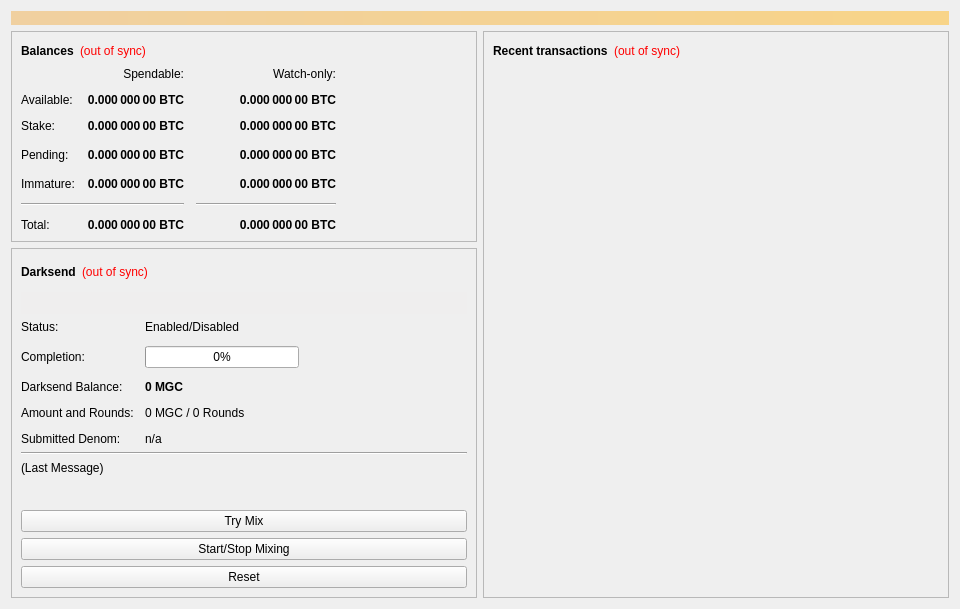
<?xml version="1.0" encoding="UTF-8"?>
<ui version="4.0">
 <class>OverviewPage</class>
 <widget class="QWidget" name="OverviewPage">
  <property name="geometry">
   <rect>
    <x>0</x>
    <y>0</y>
    <width>960</width>
    <height>594</height>
   </rect>
  </property>
  <property name="minimumSize">
   <size>
    <width>960</width>
    <height>0</height>
   </size>
  </property>
  <property name="windowTitle">
   <string>Form</string>
  </property>
  <layout class="QVBoxLayout" name="topLayout">
   <item>
    <widget class="QLabel" name="labelAlerts">
     <property name="visible">
      <bool>false</bool>
     </property>
     <property name="styleSheet">
      <string notr="true">background-color: qlineargradient(x1: 0, y1: 0, x2: 1, y2: 0, stop:0 #F0D0A0, stop:1 #F8D488); color:#000000;</string>
     </property>
     <property name="wordWrap">
      <bool>true</bool>
     </property>
     <property name="margin">
      <number>3</number>
     </property>
    </widget>
   </item>
   <item>
    <layout class="QHBoxLayout" name="horizontalLayout" stretch="1,1">
     <item>
      <layout class="QVBoxLayout" name="verticalLayout_2">
       <item>
        <widget class="QFrame" name="frame">
         <property name="frameShape">
          <enum>QFrame::StyledPanel</enum>
         </property>
         <property name="frameShadow">
          <enum>QFrame::Raised</enum>
         </property>
         <layout class="QVBoxLayout" name="verticalLayout_4">
          <item>
           <layout class="QHBoxLayout" name="horizontalLayout_4">
            <item>
             <widget class="QLabel" name="label_5">
              <property name="font">
               <font>
                <weight>75</weight>
                <bold>true</bold>
               </font>
              </property>
              <property name="text">
               <string>Balances</string>
              </property>
             </widget>
            </item>
            <item>
             <widget class="QLabel" name="labelWalletStatus">
              <property name="cursor">
               <cursorShape>WhatsThisCursor</cursorShape>
              </property>
              <property name="toolTip">
               <string>The displayed information may be out of date. Your wallet automatically synchronizes with the Mergecoin network after a connection is established, but this process has not completed yet.</string>
              </property>
              <property name="styleSheet">
               <string notr="true">QLabel { color: red; }</string>
              </property>
              <property name="text">
               <string notr="true">(out of sync)</string>
              </property>
              <property name="alignment">
               <set>Qt::AlignLeading|Qt::AlignLeft|Qt::AlignVCenter</set>
              </property>
             </widget>
            </item>
            <item>
             <spacer name="horizontalSpacer_3">
              <property name="orientation">
               <enum>Qt::Horizontal</enum>
              </property>
              <property name="sizeHint" stdset="0">
               <size>
                <width>40</width>
                <height>20</height>
               </size>
              </property>
             </spacer>
            </item>
           </layout>
          </item>
          <item>
           <layout class="QGridLayout" name="gridLayout">
            <property name="spacing">
             <number>12</number>
            </property>
            <item row="3" column="2">
             <widget class="QLabel" name="labelWatchPending">
              <property name="font">
               <font>
                <weight>75</weight>
                <bold>true</bold>
               </font>
              </property>
              <property name="cursor">
               <cursorShape>IBeamCursor</cursorShape>
              </property>
              <property name="toolTip">
               <string>Unconfirmed transactions to watch-only addresses</string>
              </property>
              <property name="text">
               <string notr="true">0.000 000 00 BTC</string>
              </property>
              <property name="alignment">
               <set>Qt::AlignRight|Qt::AlignTrailing|Qt::AlignVCenter</set>
              </property>
              <property name="textInteractionFlags">
               <set>Qt::LinksAccessibleByMouse|Qt::TextSelectableByKeyboard|Qt::TextSelectableByMouse</set>
              </property>
             </widget>
            </item>
            <item row="3" column="1">
             <widget class="QLabel" name="labelUnconfirmed">
              <property name="font">
               <font>
                <weight>75</weight>
                <bold>true</bold>
               </font>
              </property>
              <property name="cursor">
               <cursorShape>IBeamCursor</cursorShape>
              </property>
              <property name="toolTip">
               <string>Total of transactions that have yet to be confirmed, and do not yet count toward the spendable balance</string>
              </property>
              <property name="text">
               <string notr="true">0.000 000 00 BTC</string>
              </property>
              <property name="alignment">
               <set>Qt::AlignRight|Qt::AlignTrailing|Qt::AlignVCenter</set>
              </property>
              <property name="textInteractionFlags">
               <set>Qt::LinksAccessibleByMouse|Qt::TextSelectableByKeyboard|Qt::TextSelectableByMouse</set>
              </property>
             </widget>
            </item>
            <item row="4" column="2">
             <widget class="QLabel" name="labelWatchImmature">
              <property name="font">
               <font>
                <weight>75</weight>
                <bold>true</bold>
               </font>
              </property>
              <property name="cursor">
               <cursorShape>IBeamCursor</cursorShape>
              </property>
              <property name="toolTip">
               <string>Mined balance in watch-only addresses that has not yet matured</string>
              </property>
              <property name="text">
               <string notr="true">0.000 000 00 BTC</string>
              </property>
              <property name="alignment">
               <set>Qt::AlignRight|Qt::AlignTrailing|Qt::AlignVCenter</set>
              </property>
              <property name="textInteractionFlags">
               <set>Qt::LinksAccessibleByMouse|Qt::TextSelectableByKeyboard|Qt::TextSelectableByMouse</set>
              </property>
             </widget>
            </item>
            <item row="5" column="0" colspan="2">
             <widget class="Line" name="lineSpendableBalance">
              <property name="orientation">
               <enum>Qt::Horizontal</enum>
              </property>
             </widget>
            </item>
            <item row="5" column="2">
             <widget class="Line" name="lineWatchBalance">
              <property name="sizePolicy">
               <sizepolicy hsizetype="Preferred" vsizetype="Fixed">
                <horstretch>0</horstretch>
                <verstretch>0</verstretch>
               </sizepolicy>
              </property>
              <property name="minimumSize">
               <size>
                <width>140</width>
                <height>0</height>
               </size>
              </property>
              <property name="orientation">
               <enum>Qt::Horizontal</enum>
              </property>
             </widget>
            </item>
            <item row="6" column="0">
             <widget class="QLabel" name="labelTotalText">
              <property name="text">
               <string>Total:</string>
              </property>
             </widget>
            </item>
            <item row="4" column="1">
             <widget class="QLabel" name="labelImmature">
              <property name="font">
               <font>
                <weight>75</weight>
                <bold>true</bold>
               </font>
              </property>
              <property name="cursor">
               <cursorShape>IBeamCursor</cursorShape>
              </property>
              <property name="toolTip">
               <string>Mined balance that has not yet matured</string>
              </property>
              <property name="text">
               <string notr="true">0.000 000 00 BTC</string>
              </property>
              <property name="alignment">
               <set>Qt::AlignRight|Qt::AlignTrailing|Qt::AlignVCenter</set>
              </property>
              <property name="textInteractionFlags">
               <set>Qt::LinksAccessibleByMouse|Qt::TextSelectableByKeyboard|Qt::TextSelectableByMouse</set>
              </property>
             </widget>
            </item>
            <item row="3" column="3">
             <spacer name="horizontalSpacer_2">
              <property name="orientation">
               <enum>Qt::Horizontal</enum>
              </property>
              <property name="sizeHint" stdset="0">
               <size>
                <width>40</width>
                <height>20</height>
               </size>
              </property>
             </spacer>
            </item>
            <item row="4" column="0">
             <widget class="QLabel" name="labelImmatureText">
              <property name="text">
               <string>Immature:</string>
              </property>
             </widget>
            </item>
            <item row="6" column="1">
             <widget class="QLabel" name="labelTotal">
              <property name="font">
               <font>
                <weight>75</weight>
                <bold>true</bold>
               </font>
              </property>
              <property name="cursor">
               <cursorShape>IBeamCursor</cursorShape>
              </property>
              <property name="toolTip">
               <string>Your current total balance</string>
              </property>
              <property name="text">
               <string notr="true">0.000 000 00 BTC</string>
              </property>
              <property name="alignment">
               <set>Qt::AlignRight|Qt::AlignTrailing|Qt::AlignVCenter</set>
              </property>
              <property name="textInteractionFlags">
               <set>Qt::LinksAccessibleByMouse|Qt::TextSelectableByKeyboard|Qt::TextSelectableByMouse</set>
              </property>
             </widget>
            </item>
            <item row="6" column="2">
             <widget class="QLabel" name="labelWatchTotal">
              <property name="font">
               <font>
                <weight>75</weight>
                <bold>true</bold>
               </font>
              </property>
              <property name="cursor">
               <cursorShape>IBeamCursor</cursorShape>
              </property>
              <property name="toolTip">
               <string>Current total balance in watch-only addresses</string>
              </property>
              <property name="text">
               <string notr="true">0.000 000 00 BTC</string>
              </property>
              <property name="alignment">
               <set>Qt::AlignRight|Qt::AlignTrailing|Qt::AlignVCenter</set>
              </property>
              <property name="textInteractionFlags">
               <set>Qt::LinksAccessibleByMouse|Qt::TextSelectableByKeyboard|Qt::TextSelectableByMouse</set>
              </property>
             </widget>
            </item>
            <item row="0" column="2">
             <widget class="QLabel" name="labelWatchonly">
              <property name="text">
               <string>Watch-only:</string>
              </property>
              <property name="alignment">
               <set>Qt::AlignRight|Qt::AlignTrailing|Qt::AlignVCenter</set>
              </property>
             </widget>
            </item>
            <item row="1" column="0">
             <widget class="QLabel" name="labelBalanceText">
              <property name="text">
               <string>Available:</string>
              </property>
             </widget>
            </item>
            <item row="1" column="1">
             <widget class="QLabel" name="labelBalance">
              <property name="font">
               <font>
                <weight>75</weight>
                <bold>true</bold>
               </font>
              </property>
              <property name="cursor">
               <cursorShape>IBeamCursor</cursorShape>
              </property>
              <property name="toolTip">
               <string>Your current spendable balance</string>
              </property>
              <property name="text">
               <string notr="true">0.000 000 00 BTC</string>
              </property>
              <property name="alignment">
               <set>Qt::AlignRight|Qt::AlignTrailing|Qt::AlignVCenter</set>
              </property>
              <property name="textInteractionFlags">
               <set>Qt::LinksAccessibleByMouse|Qt::TextSelectableByKeyboard|Qt::TextSelectableByMouse</set>
              </property>
             </widget>
            </item>
            <item row="2" column="0">
             <widget class="QLabel" name="label_10">
              <property name="text">
               <string>Stake:</string>
              </property>
             </widget>
            </item>
            <item row="2" column="1">
             <widget class="QLabel" name="labelStake">
              <property name="font">
               <font>
                <weight>75</weight>
                <bold>true</bold>
               </font>
              </property>
              <property name="cursor">
               <cursorShape>IBeamCursor</cursorShape>
              </property>
              <property name="toolTip">
               <string>Total of coins that was staked, and do not yet count toward the current balance</string>
              </property>
              <property name="text">
               <string notr="true">0.000 000 00 BTC</string>
              </property>
              <property name="alignment">
               <set>Qt::AlignRight|Qt::AlignTrailing|Qt::AlignVCenter</set>
              </property>
              <property name="textInteractionFlags">
               <set>Qt::LinksAccessibleByMouse|Qt::TextSelectableByKeyboard|Qt::TextSelectableByMouse</set>
              </property>
             </widget>
            </item>
            <item row="2" column="2">
             <widget class="QLabel" name="labelWatchStake">
              <property name="font">
               <font>
                <weight>75</weight>
                <bold>true</bold>
               </font>
              </property>
              <property name="cursor">
               <cursorShape>IBeamCursor</cursorShape>
              </property>
              <property name="toolTip">
               <string>Total of coins that was staked in watch-only addresses, and do not yet count toward the current watch-only balance</string>
              </property>
              <property name="text">
               <string notr="true">0.000 000 00 BTC</string>
              </property>
              <property name="alignment">
               <set>Qt::AlignRight|Qt::AlignTrailing|Qt::AlignVCenter</set>
              </property>
              <property name="textInteractionFlags">
               <set>Qt::LinksAccessibleByMouse|Qt::TextSelectableByKeyboard|Qt::TextSelectableByMouse</set>
              </property>
             </widget>
            </item>
            <item row="1" column="2">
             <widget class="QLabel" name="labelWatchAvailable">
              <property name="font">
               <font>
                <weight>75</weight>
                <bold>true</bold>
               </font>
              </property>
              <property name="cursor">
               <cursorShape>IBeamCursor</cursorShape>
              </property>
              <property name="toolTip">
               <string>Your current balance in watch-only addresses</string>
              </property>
              <property name="text">
               <string notr="true">0.000 000 00 BTC</string>
              </property>
              <property name="alignment">
               <set>Qt::AlignRight|Qt::AlignTrailing|Qt::AlignVCenter</set>
              </property>
              <property name="textInteractionFlags">
               <set>Qt::LinksAccessibleByMouse|Qt::TextSelectableByKeyboard|Qt::TextSelectableByMouse</set>
              </property>
             </widget>
            </item>
            <item row="3" column="0">
             <widget class="QLabel" name="labelPendingText">
              <property name="text">
               <string>Pending:</string>
              </property>
             </widget>
            </item>
            <item row="0" column="1">
             <widget class="QLabel" name="labelSpendable">
              <property name="text">
               <string>Spendable:</string>
              </property>
              <property name="alignment">
               <set>Qt::AlignRight|Qt::AlignTrailing|Qt::AlignVCenter</set>
              </property>
             </widget>
            </item>
           </layout>
          </item>
         </layout>
        </widget>
       </item>
       <item>
        <widget class="QFrame" name="frameDarksend">
         <property name="sizePolicy">
          <sizepolicy hsizetype="Expanding" vsizetype="Expanding">
           <horstretch>0</horstretch>
           <verstretch>0</verstretch>
          </sizepolicy>
         </property>
         <property name="minimumSize">
          <size>
           <width>0</width>
           <height>350</height>
          </size>
         </property>
         <property name="layoutDirection">
          <enum>Qt::LeftToRight</enum>
         </property>
         <property name="frameShape">
          <enum>QFrame::StyledPanel</enum>
         </property>
         <property name="frameShadow">
          <enum>QFrame::Raised</enum>
         </property>
         <layout class="QVBoxLayout" name="verticalLayout_5">
          <item>
           <layout class="QHBoxLayout" name="horizontalLayout_5">
            <item>
             <widget class="QLabel" name="label_2">
              <property name="font">
               <font>
                <weight>75</weight>
                <bold>true</bold>
               </font>
              </property>
              <property name="text">
               <string>Darksend</string>
              </property>
             </widget>
            </item>
            <item>
             <widget class="QLabel" name="labelDarksendSyncStatus">
              <property name="toolTip">
               <string>The displayed information may be out of date. Your wallet automatically synchronizes with the Mergecoin network after a connection is established, but this process has not completed yet.</string>
              </property>
              <property name="styleSheet">
               <string notr="true">QLabel { color: red; }</string>
              </property>
              <property name="text">
               <string notr="true">(out of sync)</string>
              </property>
              <property name="alignment">
               <set>Qt::AlignLeading|Qt::AlignLeft|Qt::AlignVCenter</set>
              </property>
             </widget>
            </item>
            <item>
             <spacer name="horizontalSpacer_4">
              <property name="orientation">
               <enum>Qt::Horizontal</enum>
              </property>
              <property name="sizeHint" stdset="0">
               <size>
                <width>40</width>
                <height>20</height>
               </size>
              </property>
             </spacer>
            </item>
           </layout>
          </item>
          <item>
           <widget class="QPushButton" name="runAutoDenom">
            <property name="palette">
             <palette>
              <active>
               <colorrole role="WindowText">
                <brush brushstyle="SolidPattern">
                 <color alpha="255">
                  <red>0</red>
                  <green>0</green>
                  <blue>0</blue>
                 </color>
                </brush>
               </colorrole>
               <colorrole role="Button">
                <brush brushstyle="SolidPattern">
                 <color alpha="255">
                  <red>239</red>
                  <green>238</green>
                  <blue>238</blue>
                 </color>
                </brush>
               </colorrole>
               <colorrole role="Light">
                <brush brushstyle="SolidPattern">
                 <color alpha="255">
                  <red>255</red>
                  <green>255</green>
                  <blue>255</blue>
                 </color>
                </brush>
               </colorrole>
               <colorrole role="Midlight">
                <brush brushstyle="SolidPattern">
                 <color alpha="255">
                  <red>247</red>
                  <green>246</green>
                  <blue>246</blue>
                 </color>
                </brush>
               </colorrole>
               <colorrole role="Dark">
                <brush brushstyle="SolidPattern">
                 <color alpha="255">
                  <red>119</red>
                  <green>119</green>
                  <blue>119</blue>
                 </color>
                </brush>
               </colorrole>
               <colorrole role="Mid">
                <brush brushstyle="SolidPattern">
                 <color alpha="255">
                  <red>159</red>
                  <green>159</green>
                  <blue>159</blue>
                 </color>
                </brush>
               </colorrole>
               <colorrole role="Text">
                <brush brushstyle="SolidPattern">
                 <color alpha="255">
                  <red>0</red>
                  <green>0</green>
                  <blue>0</blue>
                 </color>
                </brush>
               </colorrole>
               <colorrole role="BrightText">
                <brush brushstyle="SolidPattern">
                 <color alpha="255">
                  <red>255</red>
                  <green>255</green>
                  <blue>255</blue>
                 </color>
                </brush>
               </colorrole>
               <colorrole role="ButtonText">
                <brush brushstyle="SolidPattern">
                 <color alpha="255">
                  <red>0</red>
                  <green>0</green>
                  <blue>0</blue>
                 </color>
                </brush>
               </colorrole>
               <colorrole role="Base">
                <brush brushstyle="SolidPattern">
                 <color alpha="255">
                  <red>255</red>
                  <green>255</green>
                  <blue>255</blue>
                 </color>
                </brush>
               </colorrole>
               <colorrole role="Window">
                <brush brushstyle="SolidPattern">
                 <color alpha="255">
                  <red>239</red>
                  <green>238</green>
                  <blue>238</blue>
                 </color>
                </brush>
               </colorrole>
               <colorrole role="Shadow">
                <brush brushstyle="SolidPattern">
                 <color alpha="255">
                  <red>0</red>
                  <green>0</green>
                  <blue>0</blue>
                 </color>
                </brush>
               </colorrole>
               <colorrole role="AlternateBase">
                <brush brushstyle="SolidPattern">
                 <color alpha="255">
                  <red>247</red>
                  <green>246</green>
                  <blue>246</blue>
                 </color>
                </brush>
               </colorrole>
               <colorrole role="ToolTipBase">
                <brush brushstyle="SolidPattern">
                 <color alpha="255">
                  <red>255</red>
                  <green>255</green>
                  <blue>220</blue>
                 </color>
                </brush>
               </colorrole>
               <colorrole role="ToolTipText">
                <brush brushstyle="SolidPattern">
                 <color alpha="255">
                  <red>0</red>
                  <green>0</green>
                  <blue>0</blue>
                 </color>
                </brush>
               </colorrole>
              </active>
              <inactive>
               <colorrole role="WindowText">
                <brush brushstyle="SolidPattern">
                 <color alpha="255">
                  <red>0</red>
                  <green>0</green>
                  <blue>0</blue>
                 </color>
                </brush>
               </colorrole>
               <colorrole role="Button">
                <brush brushstyle="SolidPattern">
                 <color alpha="255">
                  <red>239</red>
                  <green>238</green>
                  <blue>238</blue>
                 </color>
                </brush>
               </colorrole>
               <colorrole role="Light">
                <brush brushstyle="SolidPattern">
                 <color alpha="255">
                  <red>255</red>
                  <green>255</green>
                  <blue>255</blue>
                 </color>
                </brush>
               </colorrole>
               <colorrole role="Midlight">
                <brush brushstyle="SolidPattern">
                 <color alpha="255">
                  <red>247</red>
                  <green>246</green>
                  <blue>246</blue>
                 </color>
                </brush>
               </colorrole>
               <colorrole role="Dark">
                <brush brushstyle="SolidPattern">
                 <color alpha="255">
                  <red>119</red>
                  <green>119</green>
                  <blue>119</blue>
                 </color>
                </brush>
               </colorrole>
               <colorrole role="Mid">
                <brush brushstyle="SolidPattern">
                 <color alpha="255">
                  <red>159</red>
                  <green>159</green>
                  <blue>159</blue>
                 </color>
                </brush>
               </colorrole>
               <colorrole role="Text">
                <brush brushstyle="SolidPattern">
                 <color alpha="255">
                  <red>0</red>
                  <green>0</green>
                  <blue>0</blue>
                 </color>
                </brush>
               </colorrole>
               <colorrole role="BrightText">
                <brush brushstyle="SolidPattern">
                 <color alpha="255">
                  <red>255</red>
                  <green>255</green>
                  <blue>255</blue>
                 </color>
                </brush>
               </colorrole>
               <colorrole role="ButtonText">
                <brush brushstyle="SolidPattern">
                 <color alpha="255">
                  <red>0</red>
                  <green>0</green>
                  <blue>0</blue>
                 </color>
                </brush>
               </colorrole>
               <colorrole role="Base">
                <brush brushstyle="SolidPattern">
                 <color alpha="255">
                  <red>255</red>
                  <green>255</green>
                  <blue>255</blue>
                 </color>
                </brush>
               </colorrole>
               <colorrole role="Window">
                <brush brushstyle="SolidPattern">
                 <color alpha="255">
                  <red>239</red>
                  <green>238</green>
                  <blue>238</blue>
                 </color>
                </brush>
               </colorrole>
               <colorrole role="Shadow">
                <brush brushstyle="SolidPattern">
                 <color alpha="255">
                  <red>0</red>
                  <green>0</green>
                  <blue>0</blue>
                 </color>
                </brush>
               </colorrole>
               <colorrole role="AlternateBase">
                <brush brushstyle="SolidPattern">
                 <color alpha="255">
                  <red>247</red>
                  <green>246</green>
                  <blue>246</blue>
                 </color>
                </brush>
               </colorrole>
               <colorrole role="ToolTipBase">
                <brush brushstyle="SolidPattern">
                 <color alpha="255">
                  <red>255</red>
                  <green>255</green>
                  <blue>220</blue>
                 </color>
                </brush>
               </colorrole>
               <colorrole role="ToolTipText">
                <brush brushstyle="SolidPattern">
                 <color alpha="255">
                  <red>0</red>
                  <green>0</green>
                  <blue>0</blue>
                 </color>
                </brush>
               </colorrole>
              </inactive>
              <disabled>
               <colorrole role="WindowText">
                <brush brushstyle="SolidPattern">
                 <color alpha="255">
                  <red>119</red>
                  <green>119</green>
                  <blue>119</blue>
                 </color>
                </brush>
               </colorrole>
               <colorrole role="Button">
                <brush brushstyle="SolidPattern">
                 <color alpha="255">
                  <red>239</red>
                  <green>238</green>
                  <blue>238</blue>
                 </color>
                </brush>
               </colorrole>
               <colorrole role="Light">
                <brush brushstyle="SolidPattern">
                 <color alpha="255">
                  <red>255</red>
                  <green>255</green>
                  <blue>255</blue>
                 </color>
                </brush>
               </colorrole>
               <colorrole role="Midlight">
                <brush brushstyle="SolidPattern">
                 <color alpha="255">
                  <red>247</red>
                  <green>246</green>
                  <blue>246</blue>
                 </color>
                </brush>
               </colorrole>
               <colorrole role="Dark">
                <brush brushstyle="SolidPattern">
                 <color alpha="255">
                  <red>119</red>
                  <green>119</green>
                  <blue>119</blue>
                 </color>
                </brush>
               </colorrole>
               <colorrole role="Mid">
                <brush brushstyle="SolidPattern">
                 <color alpha="255">
                  <red>159</red>
                  <green>159</green>
                  <blue>159</blue>
                 </color>
                </brush>
               </colorrole>
               <colorrole role="Text">
                <brush brushstyle="SolidPattern">
                 <color alpha="255">
                  <red>119</red>
                  <green>119</green>
                  <blue>119</blue>
                 </color>
                </brush>
               </colorrole>
               <colorrole role="BrightText">
                <brush brushstyle="SolidPattern">
                 <color alpha="255">
                  <red>255</red>
                  <green>255</green>
                  <blue>255</blue>
                 </color>
                </brush>
               </colorrole>
               <colorrole role="ButtonText">
                <brush brushstyle="SolidPattern">
                 <color alpha="255">
                  <red>119</red>
                  <green>119</green>
                  <blue>119</blue>
                 </color>
                </brush>
               </colorrole>
               <colorrole role="Base">
                <brush brushstyle="SolidPattern">
                 <color alpha="255">
                  <red>239</red>
                  <green>238</green>
                  <blue>238</blue>
                 </color>
                </brush>
               </colorrole>
               <colorrole role="Window">
                <brush brushstyle="SolidPattern">
                 <color alpha="255">
                  <red>239</red>
                  <green>238</green>
                  <blue>238</blue>
                 </color>
                </brush>
               </colorrole>
               <colorrole role="Shadow">
                <brush brushstyle="SolidPattern">
                 <color alpha="255">
                  <red>0</red>
                  <green>0</green>
                  <blue>0</blue>
                 </color>
                </brush>
               </colorrole>
               <colorrole role="AlternateBase">
                <brush brushstyle="SolidPattern">
                 <color alpha="255">
                  <red>239</red>
                  <green>238</green>
                  <blue>238</blue>
                 </color>
                </brush>
               </colorrole>
               <colorrole role="ToolTipBase">
                <brush brushstyle="SolidPattern">
                 <color alpha="255">
                  <red>255</red>
                  <green>255</green>
                  <blue>220</blue>
                 </color>
                </brush>
               </colorrole>
               <colorrole role="ToolTipText">
                <brush brushstyle="SolidPattern">
                 <color alpha="255">
                  <red>0</red>
                  <green>0</green>
                  <blue>0</blue>
                 </color>
                </brush>
               </colorrole>
              </disabled>
             </palette>
            </property>
            <property name="focusPolicy">
             <enum>Qt::NoFocus</enum>
            </property>
            <property name="autoFillBackground">
             <bool>true</bool>
            </property>
            <property name="text">
             <string/>
            </property>
            <property name="flat">
             <bool>true</bool>
            </property>
           </widget>
          </item>
          <item>
           <layout class="QFormLayout" name="formLayout">
            <property name="fieldGrowthPolicy">
             <enum>QFormLayout::AllNonFixedFieldsGrow</enum>
            </property>
            <property name="horizontalSpacing">
             <number>11</number>
            </property>
            <property name="verticalSpacing">
             <number>12</number>
            </property>
            <item row="0" column="0">
             <widget class="QLabel" name="label_6">
              <property name="text">
               <string>Status:</string>
              </property>
             </widget>
            </item>
            <item row="1" column="0">
             <widget class="QLabel" name="label_7">
              <property name="text">
               <string>Completion:</string>
              </property>
             </widget>
            </item>
            <item row="1" column="1">
             <widget class="QProgressBar" name="darksendProgress">
              <property name="maximumSize">
               <size>
                <width>154</width>
                <height>16777215</height>
               </size>
              </property>
              <property name="value">
               <number>0</number>
              </property>
             </widget>
            </item>
            <item row="3" column="0">
             <widget class="QLabel" name="labelAnonymizedText">
              <property name="text">
               <string>Darksend Balance:</string>
              </property>
             </widget>
            </item>
            <item row="3" column="1">
             <widget class="QLabel" name="labelAnonymized">
              <property name="font">
               <font>
                <weight>75</weight>
                <bold>true</bold>
               </font>
              </property>
              <property name="text">
               <string notr="true">0 MGC</string>
              </property>
             </widget>
            </item>
            <item row="4" column="0">
             <widget class="QLabel" name="label_8">
              <property name="text">
               <string>Amount and Rounds:</string>
              </property>
             </widget>
            </item>
            <item row="4" column="1">
             <widget class="QLabel" name="labelAmountRounds">
              <property name="text">
               <string>0 MGC / 0 Rounds</string>
              </property>
             </widget>
            </item>
            <item row="5" column="0">
             <widget class="QLabel" name="label_9">
              <property name="text">
               <string>Submitted Denom:</string>
              </property>
             </widget>
            </item>
            <item row="5" column="1">
             <widget class="QLabel" name="labelSubmittedDenom">
              <property name="toolTip">
               <string>The denominations you submitted to the Masternode.&lt;br&gt;To mix, other users must submit the exact same denominations.</string>
              </property>
              <property name="text">
               <string>n/a</string>
              </property>
             </widget>
            </item>
            <item row="0" column="1">
             <widget class="QLabel" name="darksendEnabled">
              <property name="text">
               <string>Enabled/Disabled</string>
              </property>
             </widget>
            </item>
           </layout>
          </item>
          <item>
           <widget class="Line" name="lineLastMessage">
            <property name="orientation">
             <enum>Qt::Horizontal</enum>
            </property>
           </widget>
          </item>
          <item>
           <widget class="QLabel" name="darksendStatus">
            <property name="minimumSize">
             <size>
              <width>288</width>
              <height>43</height>
             </size>
            </property>
            <property name="text">
             <string>(Last Message)</string>
            </property>
            <property name="alignment">
             <set>Qt::AlignLeading|Qt::AlignLeft|Qt::AlignTop</set>
            </property>
            <property name="wordWrap">
             <bool>true</bool>
            </property>
           </widget>
          </item>
          <item>
           <widget class="QPushButton" name="darksendAuto">
            <property name="sizePolicy">
             <sizepolicy hsizetype="MinimumExpanding" vsizetype="Fixed">
              <horstretch>0</horstretch>
              <verstretch>0</verstretch>
             </sizepolicy>
            </property>
            <property name="toolTip">
             <string>Try to manually submit a Darksend request.</string>
            </property>
            <property name="text">
             <string>Try Mix</string>
            </property>
           </widget>
          </item>
          <item>
           <widget class="QPushButton" name="toggleDarksend">
            <property name="sizePolicy">
             <sizepolicy hsizetype="MinimumExpanding" vsizetype="Fixed">
              <horstretch>0</horstretch>
              <verstretch>0</verstretch>
             </sizepolicy>
            </property>
            <property name="text">
             <string>Start/Stop Mixing</string>
            </property>
           </widget>
          </item>
          <item>
           <widget class="QPushButton" name="darksendReset">
            <property name="sizePolicy">
             <sizepolicy hsizetype="MinimumExpanding" vsizetype="Fixed">
              <horstretch>0</horstretch>
              <verstretch>0</verstretch>
             </sizepolicy>
            </property>
            <property name="toolTip">
             <string>Reset the current status of Darksend (can interrupt Darksend if it's in the process of Mixing, which can cost you money!)</string>
            </property>
            <property name="autoFillBackground">
             <bool>false</bool>
            </property>
            <property name="text">
             <string>Reset</string>
            </property>
           </widget>
          </item>
         </layout>
        </widget>
       </item>
       <item>
        <spacer name="verticalSpacer">
         <property name="orientation">
          <enum>Qt::Vertical</enum>
         </property>
         <property name="sizeHint" stdset="0">
          <size>
           <width>20</width>
           <height>40</height>
          </size>
         </property>
        </spacer>
       </item>
      </layout>
     </item>
     <item>
      <layout class="QVBoxLayout" name="verticalLayout_3">
       <item>
        <widget class="QFrame" name="frame_2">
         <property name="frameShape">
          <enum>QFrame::StyledPanel</enum>
         </property>
         <property name="frameShadow">
          <enum>QFrame::Raised</enum>
         </property>
         <layout class="QVBoxLayout" name="verticalLayout">
          <item>
           <layout class="QHBoxLayout" name="horizontalLayout_2">
            <item>
             <widget class="QLabel" name="label_4">
              <property name="font">
               <font>
                <weight>75</weight>
                <bold>true</bold>
               </font>
              </property>
              <property name="text">
               <string>Recent transactions</string>
              </property>
             </widget>
            </item>
            <item>
             <widget class="QLabel" name="labelTransactionsStatus">
              <property name="cursor">
               <cursorShape>WhatsThisCursor</cursorShape>
              </property>
              <property name="toolTip">
               <string>The displayed information may be out of date. Your wallet automatically synchronizes with the Mergecoin network after a connection is established, but this process has not completed yet.</string>
              </property>
              <property name="styleSheet">
               <string notr="true">QLabel { color: red; }</string>
              </property>
              <property name="text">
               <string notr="true">(out of sync)</string>
              </property>
              <property name="alignment">
               <set>Qt::AlignRight|Qt::AlignTrailing|Qt::AlignVCenter</set>
              </property>
             </widget>
            </item>
            <item>
             <spacer name="horizontalSpacer">
              <property name="orientation">
               <enum>Qt::Horizontal</enum>
              </property>
              <property name="sizeHint" stdset="0">
               <size>
                <width>40</width>
                <height>20</height>
               </size>
              </property>
             </spacer>
            </item>
           </layout>
          </item>
          <item>
           <widget class="QListView" name="listTransactions">
            <property name="styleSheet">
             <string notr="true">QListView { background: transparent; }</string>
            </property>
            <property name="frameShape">
             <enum>QFrame::NoFrame</enum>
            </property>
            <property name="verticalScrollBarPolicy">
             <enum>Qt::ScrollBarAlwaysOff</enum>
            </property>
            <property name="horizontalScrollBarPolicy">
             <enum>Qt::ScrollBarAlwaysOff</enum>
            </property>
            <property name="selectionMode">
             <enum>QAbstractItemView::NoSelection</enum>
            </property>
           </widget>
          </item>
         </layout>
        </widget>
       </item>
      </layout>
     </item>
    </layout>
   </item>
  </layout>
 </widget>
 <resources/>
 <connections/>
</ui>
